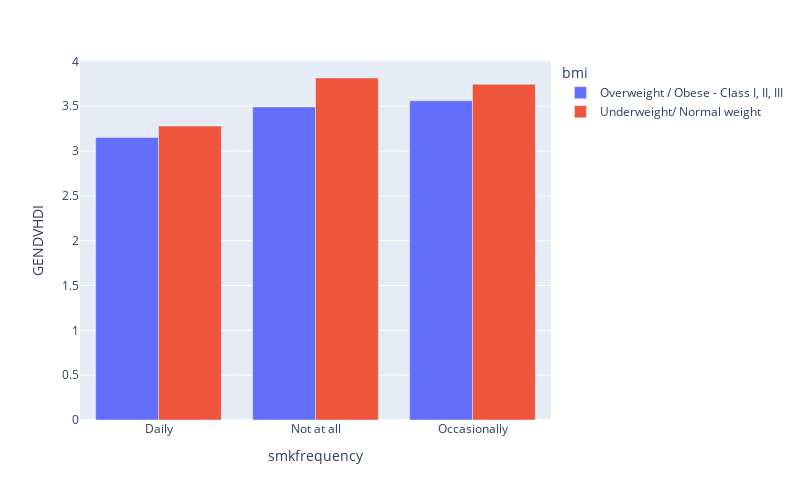

The notebook cell this image was saved under:
### Code cell
fig = px.bar(analysis4, x="smkfrequency", y="GENDVHDI", color="bmi",hover_data=['bmi'],barmode='group',height=500,width=800)
fig.show()

### Figure 1 — Plotly figure (JSON) as saved in the notebook; plotly's stock layout.template omitted (floating-point values rounded to 4 significant figures)
{"data": [{"alignmentgroup": "True", "customdata": [["Overweight / Obese - Class I, II, III"], ["Overweight / Obese - Class I, II, III"], ["Overweight / Obese - Class I, II, III"]], "hovertemplate": "bmi=%{customdata[0]}<br>smkfrequency=%{x}<br>GENDVHDI=%{y}<extra></extra>", "legendgroup": "Overweight / Obese - Class I, II, III", "marker": {"color": "#636efa", "pattern": {"shape": ""}}, "name": "Overweight / Obese - Class I, II, III", "offsetgroup": "Overweight / Obese - Class I, II, III", "orientation": "v", "showlegend": true, "textposition": "auto", "type": "bar", "x": ["Daily", "Not at all", "Occasionally"], "xaxis": "x", "y": [3.152, 3.492, 3.561], "yaxis": "y"}, {"alignmentgroup": "True", "customdata": [["Underweight/ Normal weight"], ["Underweight/ Normal weight"], ["Underweight/ Normal weight"]], "hovertemplate": "bmi=%{customdata[0]}<br>smkfrequency=%{x}<br>GENDVHDI=%{y}<extra></extra>", "legendgroup": "Underweight/ Normal weight", "marker": {"color": "#EF553B", "pattern": {"shape": ""}}, "name": "Underweight/ Normal weight", "offsetgroup": "Underweight/ Normal weight", "orientation": "v", "showlegend": true, "textposition": "auto", "type": "bar", "x": ["Daily", "Not at all", "Occasionally"], "xaxis": "x", "y": [3.278, 3.814, 3.744], "yaxis": "y"}], "layout": {"barmode": "group", "height": 500, "legend": {"title": {"text": "bmi"}, "tracegroupgap": 0}, "margin": {"t": 60}, "width": 800, "xaxis": {"anchor": "y", "autorange": true, "domain": [0, 1], "range": [-0.5, 2.5], "title": {"text": "smkfrequency"}, "type": "category"}, "yaxis": {"anchor": "x", "autorange": true, "domain": [0, 1], "range": [0, 4.015], "title": {"text": "GENDVHDI"}, "type": "linear"}}}
